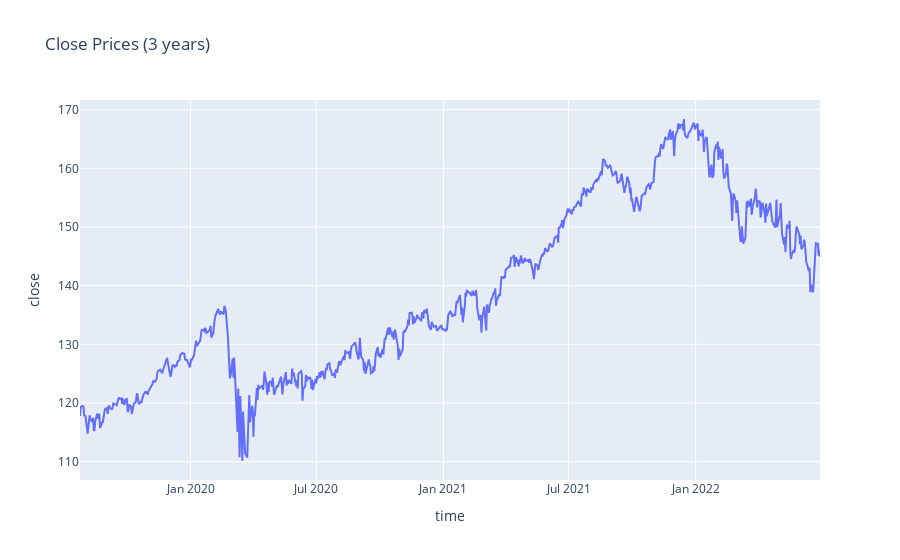

The code cell stored with this chart in its notebook:
### Markdown cell above
## Plotting the Results

### Code cell
# Plot close prices
fig = px.line(df, title = "Close Prices (3 years)", x='time', y='close')
fig

### Figure 1 — Plotly figure (JSON) as saved in the notebook; plotly's stock layout.template omitted (floating-point values rounded to 4 significant figures; data arrays with more than 128 entries replaced by an {"elided": "..."} marker saying what was removed)
{"data": [{"hovertemplate": "time=%{x}<br>close=%{y}<extra></extra>", "legendgroup": "", "line": {"color": "#636efa", "dash": "solid"}, "marker": {"symbol": "circle"}, "mode": "lines", "name": "", "orientation": "v", "showlegend": false, "type": "scatter", "x": {"elided": "744 str values"}, "xaxis": "x", "y": {"elided": "744 float values"}, "yaxis": "y"}], "layout": {"autosize": true, "legend": {"tracegroupgap": 0}, "title": {"text": "Close Prices (3 years)"}, "xaxis": {"anchor": "y", "autorange": true, "domain": [0, 1], "range": ["2019-07-25", "2022-06-30"], "title": {"text": "time"}, "type": "date"}, "yaxis": {"anchor": "x", "autorange": true, "domain": [0, 1], "range": [106.9, 171.7], "title": {"text": "close"}, "type": "linear"}}}
